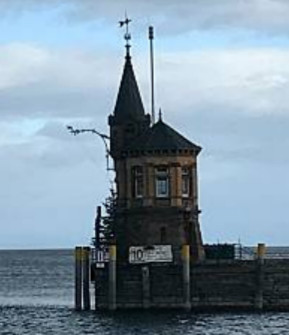
#> input picture ch_15/lake.jpg, 289 x 335 px
$ python ch15_9.py
#> lines starting #> are read from the running program, lines starting #| are printed output that depends on the picture; after the words box and inside, x2 and y2 are one past the last pixel; in counts of white or black regions, pixels touching at a corner belong together
# Modified from ch15_1.py
import cv2

src = cv2.imread('lake.jpg')
#> src is the input picture: shape (335, 289, 3); mean B, G, R 161.7, 146.7, 126.6
src_copy = src.copy()
# 1.
src_gray = cv2.cvtColor(src, cv2.COLOR_BGR2GRAY)
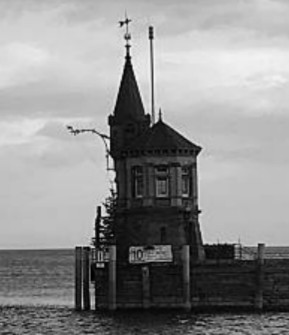
#> src_gray: shape (335, 289); min 0, max 246, mean 142.4
# 2.
ret, dst_binary = cv2.threshold(src_gray, 150, 255, cv2.THRESH_BINARY)
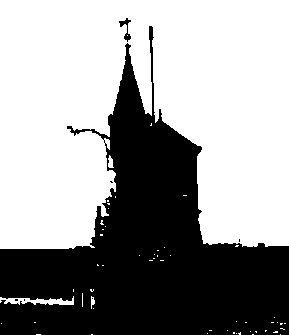
#> dst_binary: shape (335, 289); 60.6% white; 7 black regions (5 under 20 px)
# 3.
contours, hierarchy = cv2.findContours(dst_binary, cv2.RETR_LIST, cv2.CHAIN_APPROX_SIMPLE)
#> contours = 62 contours, 58 with area under 20; largest, box (x1, y1, x2, y2) and area: (0, 0, 289, 249) 57345, (0, 296, 74, 305) 268, (118, 17, 132, 43) 133, (108, 155, 114, 168) 36
# 4.
dst = cv2.drawContours(src, contours, -1, (255, 255,255), -1)
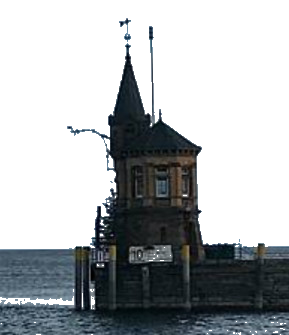
#> dst: shape (335, 289, 3); mean B, G, R 178.7, 176.5, 172.9

cv2.imshow('Src', src_copy)
cv2.imshow('Src Binary', dst_binary)
cv2.imshow('RST', dst)

cv2.waitKey(0)
cv2.destroyAllWindows()
